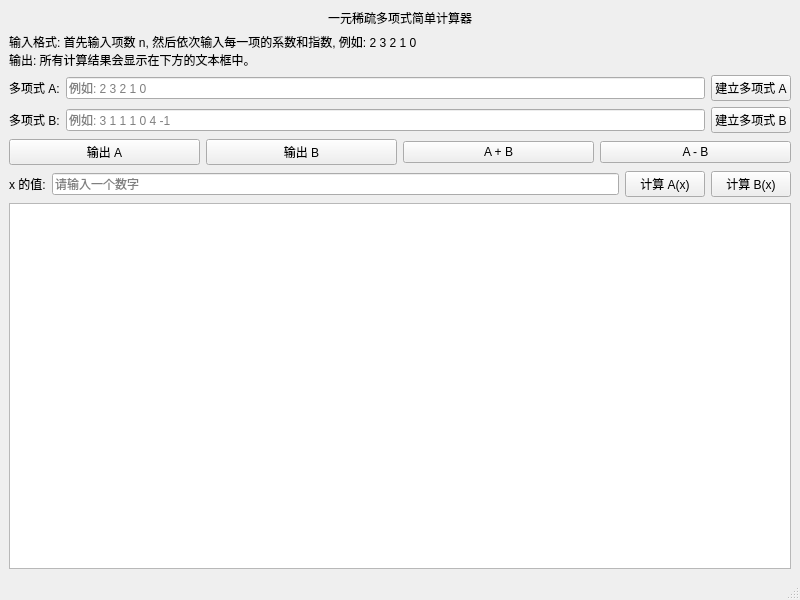
<?xml version="1.0" encoding="UTF-8"?>
<ui version="4.0">
 <class>MainWindow</class>
 <widget class="QMainWindow" name="MainWindow">
  <property name="geometry">
   <rect>
    <x>0</x>
    <y>0</y>
    <width>800</width>
    <height>600</height>
   </rect>
  </property>
  <property name="windowTitle">
   <string>一元稀疏多项式简单计算器</string>
  </property>
  <widget class="QWidget" name="centralwidget">
   <layout class="QVBoxLayout" name="verticalLayout">
    <item>
     <widget class="QLabel" name="titleLabel">
      <property name="text">
       <string>一元稀疏多项式简单计算器</string>
      </property>
      <property name="alignment">
       <set>Qt::AlignCenter</set>
      </property>
     </widget>
    </item>
    <item>
     <widget class="QLabel" name="instructionsLabel">
      <property name="text">
       <string>输入格式: 首先输入项数 n, 然后依次输入每一项的系数和指数, 例如: 2 3 2 1 0&#xa;输出: 所有计算结果会显示在下方的文本框中。</string>
      </property>
      <property name="wordWrap">
       <bool>true</bool>
      </property>
     </widget>
    </item>
    <item>
     <layout class="QHBoxLayout" name="layoutA">
      <item>
       <widget class="QLabel" name="labelA">
        <property name="text">
         <string>多项式 A:</string>
        </property>
       </widget>
      </item>
      <item>
       <widget class="QLineEdit" name="inputA">
        <property name="placeholderText">
         <string>例如: 2 3 2 1 0</string>
        </property>
       </widget>
      </item>
      <item>
       <widget class="QPushButton" name="buildAButton">
        <property name="text">
         <string>建立多项式 A</string>
        </property>
       </widget>
      </item>
     </layout>
    </item>
    <item>
     <layout class="QHBoxLayout" name="layoutB">
      <item>
       <widget class="QLabel" name="labelB">
        <property name="text">
         <string>多项式 B:</string>
        </property>
       </widget>
      </item>
      <item>
       <widget class="QLineEdit" name="inputB">
        <property name="placeholderText">
         <string>例如: 3 1 1 1 0 4 -1</string>
        </property>
       </widget>
      </item>
      <item>
       <widget class="QPushButton" name="buildBButton">
        <property name="text">
         <string>建立多项式 B</string>
        </property>
       </widget>
      </item>
     </layout>
    </item>
    <item>
     <layout class="QHBoxLayout" name="layoutActions">
      <item>
       <widget class="QPushButton" name="showAButton">
        <property name="text">
         <string>输出 A</string>
        </property>
       </widget>
      </item>
      <item>
       <widget class="QPushButton" name="showBButton">
        <property name="text">
         <string>输出 B</string>
        </property>
       </widget>
      </item>
      <item>
       <widget class="QPushButton" name="addButton">
        <property name="text">
         <string>A + B</string>
        </property>
       </widget>
      </item>
      <item>
       <widget class="QPushButton" name="subtractButton">
        <property name="text">
         <string>A - B</string>
        </property>
       </widget>
      </item>
     </layout>
    </item>
    <item>
     <layout class="QHBoxLayout" name="layoutValue">
      <item>
       <widget class="QLabel" name="labelValue">
        <property name="text">
         <string>x 的值:</string>
        </property>
       </widget>
      </item>
      <item>
       <widget class="QLineEdit" name="valueInput">
        <property name="placeholderText">
         <string>请输入一个数字</string>
        </property>
       </widget>
      </item>
      <item>
       <widget class="QPushButton" name="evalAButton">
        <property name="text">
         <string>计算 A(x)</string>
        </property>
       </widget>
      </item>
      <item>
       <widget class="QPushButton" name="evalBButton">
        <property name="text">
         <string>计算 B(x)</string>
        </property>
       </widget>
      </item>
     </layout>
    </item>
    <item>
     <widget class="QTextEdit" name="outputArea">
      <property name="readOnly">
       <bool>true</bool>
      </property>
     </widget>
    </item>
   </layout>
  </widget>
  <widget class="QMenuBar" name="menubar"/>
  <widget class="QStatusBar" name="statusbar"/>
 </widget>
 <resources/>
 <connections/>
</ui>
